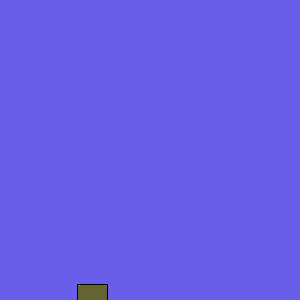
Frame 1 (no input)
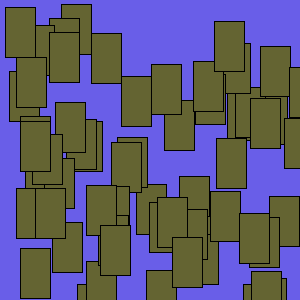
Frame 60 (the mouse pressed at the canvas centre just before this capture)
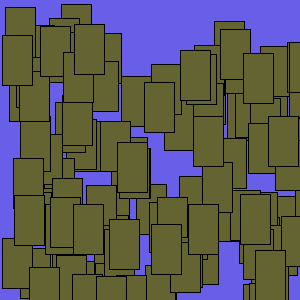
Frame 120 (the mouse held since frame 60 and released just before this capture)

The Processing sketch that drew these frames (run headless with seeded random() and noise(); from frame 60 on, the mouse is pressed at the canvas centre):

// Processing sketch: random
// ── random.pde
/* 
declare global variables
that means that they are universally known
ps: this is a multi line comment
*/

float randie;  // just declaring a variable
float randX, randY;

void setup(){
  size(300, 300);
  background(105, 94, 232);
  
  
}


void draw(){
  //background(105, 94, 232);
  randie = random(0, 255);
  //println(randie);
  
  randX = random(0, width);
  randY = random(0, height-1);
  
  //fill(randie, 255, 200); // Fill(R, g, b)
                          // red value is random
  fill(100, 100, 50);                      
  rect(randX, randY, 30, 50);  // rect(x, y, w, h)
  
}
